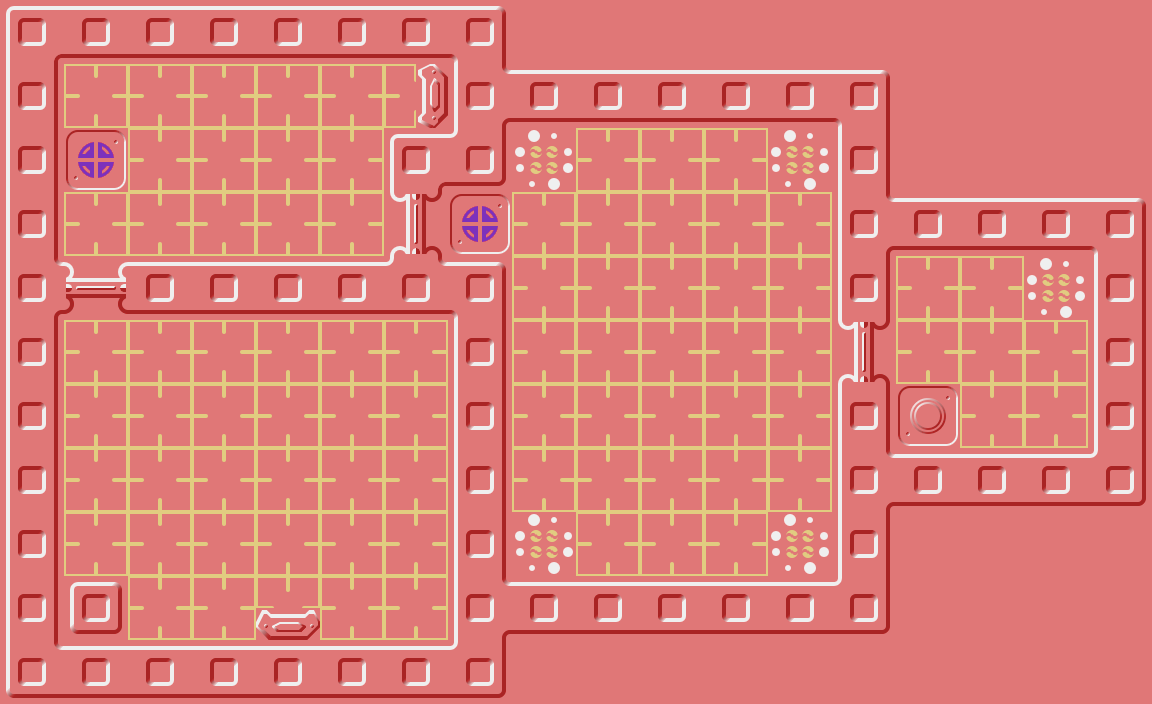

This game map was drawn from its Tiled (.tmx) file and the tilesets committed beside it. A one-line description and the full map source follow:
An orthogonal 18x11 tile map with 64x64 px tiles, 1 tile layer (Tile Layer 1) and 10 objects.

<map version="1.10" tiledversion="1.11.2" orientation="orthogonal" renderorder="right-down" width="18" height="11" tilewidth="64" tileheight="64" infinite="0" nextlayerid="3" nextobjectid="9">
    <tileset firstgid="1" source="default.tsx" />
    <layer id="1" name="Tile Layer 1" width="18" height="11">
        <data encoding="csv">
8,11,11,11,11,11,11,10,34,34,34,34,34,34,34,34,34,34,
12,1,1,1,1,1,25,5,11,11,11,11,11,10,34,34,34,34,
12,33,1,1,1,1,8,4,35,1,1,1,35,12,34,34,34,34,
12,1,1,1,1,1,28,33,1,1,1,1,1,5,11,11,11,10,
5,19,11,11,11,11,3,10,1,1,1,1,1,12,1,1,35,12,
12,1,1,1,1,1,1,12,1,1,1,1,1,28,1,1,1,12,
12,1,1,1,1,1,1,12,1,1,1,1,1,12,18,1,1,12,
12,1,1,1,1,1,1,12,1,1,1,1,1,5,11,11,11,4,
12,1,1,1,1,1,1,12,35,1,1,1,35,12,34,34,34,34,
12,14,1,1,27,1,1,5,11,11,11,11,11,4,34,34,34,34,
2,11,11,11,11,11,11,4,34,34,34,34,34,34,34,34,34,34
</data>
    </layer>
    <objectgroup id="2" name="waypoints">
        <object id="1" x="352" y="96">
            <properties>
                <property name="link-0" type="object" value="3" />
            </properties>
            <point />
        </object>
        <object id="2" x="96" y="224">
            <properties>
                <property name="link-0" type="object" value="7" />
                <property name="link-1" type="object" value="3" />
            </properties>
            <point />
        </object>
        <object id="3" x="224" y="224">
            <properties>
                <property name="link-0" type="object" value="2" />
                <property name="link-1" type="object" value="4" />
                <property name="link-2" type="object" value="1" />
            </properties>
            <point />
        </object>
        <object id="4" x="544" y="224">
            <properties>
                <property name="link-0" type="object" value="3" />
                <property name="link-1" type="object" value="5" />
            </properties>
            <point />
        </object>
        <object id="5" x="544" y="352">
            <properties>
                <property name="link-0" type="object" value="4" />
                <property name="link-1" type="object" value="6" />
            </properties>
            <point />
        </object>
        <object id="6" x="1056" y="352">
            <properties>
                <property name="link-0" type="object" value="5" />
            </properties>
            <point />
        </object>
        <object id="7" x="96" y="544">
            <properties>
                <property name="link-0" type="object" value="2" />
                <property name="link-1" type="object" value="8" />
            </properties>
            <point />
        </object>
        <object id="8" x="288" y="544">
            <properties>
                <property name="link-0" type="object" value="7" />
            </properties>
            <point />
        </object>
    </objectgroup>
 <objectgroup id="90" name="lifts">
  <object id="900" x="96" y="160"><properties><property name="elevator" type="int" value="5" /><property name="stop_index" type="int" value="2" /></properties><point /></object>
  <object id="901" x="480" y="224"><properties><property name="elevator" type="int" value="6" /><property name="stop_index" type="int" value="0" /></properties><point /></object>
 </objectgroup>
</map>
